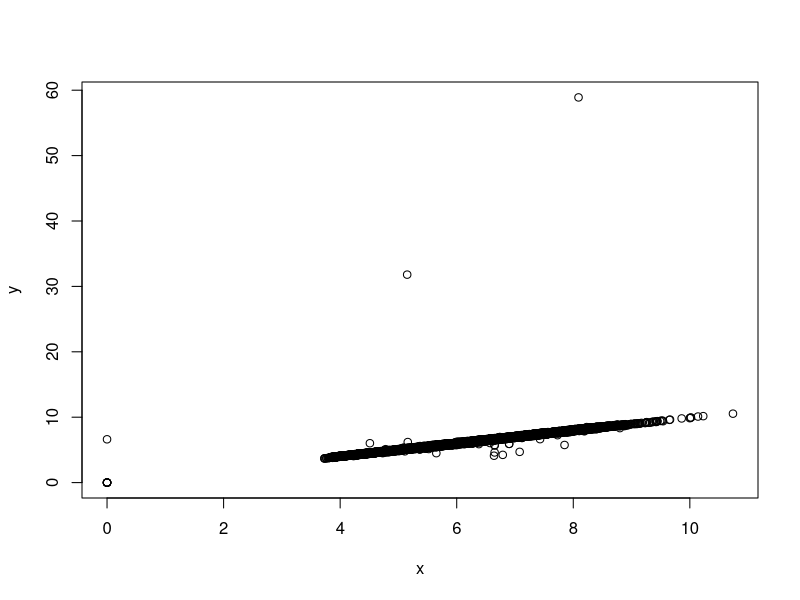
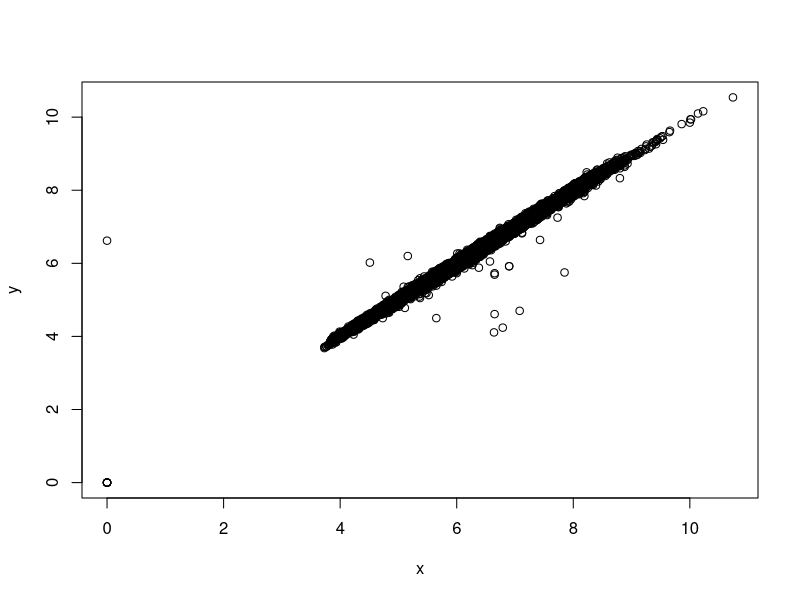

Recreate these plots in R, in order. (Note: this script raises an error after producing the figures.)
## ---- chunk 1
knitr::opts_chunk$set(echo = TRUE)
## ---- chunk 2
library(tidyverse)
## ---- chunk 3

#data(package = 'ggplot2')

data("diamonds")
#head(diamonds)
dados <- as.data.frame(diamonds)

plot(y~x, data = dados)

which(dados$y>25)

plot(y~x, data = dados[-which(dados$y>25),])

cor(dados)
